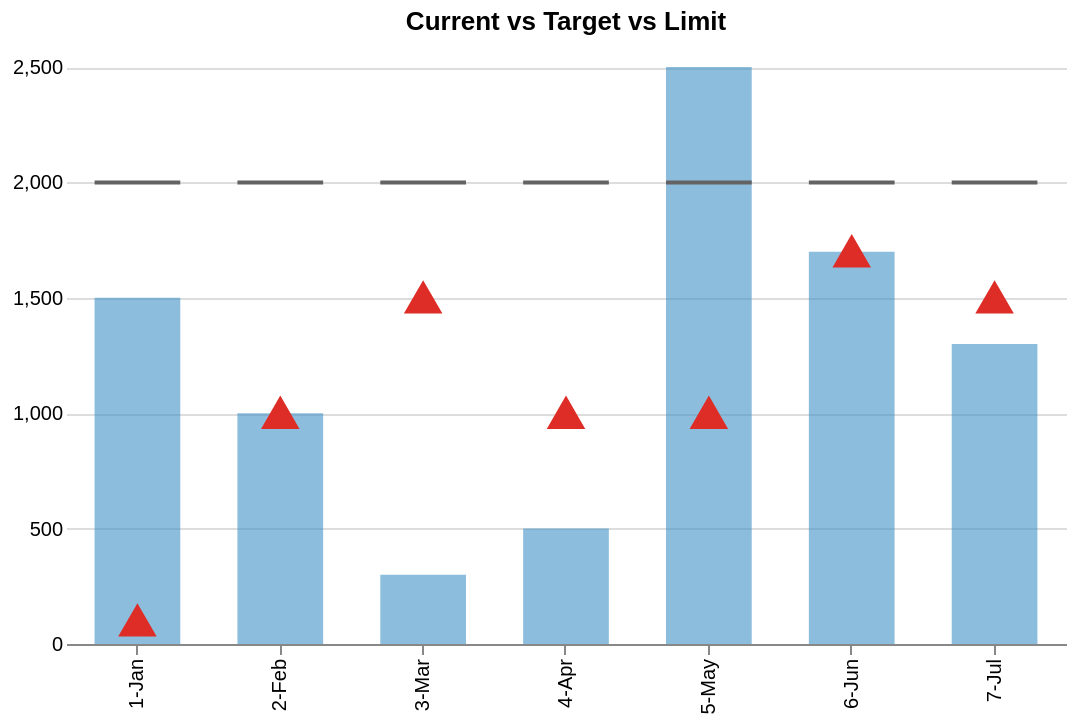

The specification (Vega-Lite) saved for this image:
### Vega-Lite specification from a JSON file in a GitHub repository (floating-point values rounded to 4 significant figures)
{"$schema": "https://vega.github.io/schema/vega-lite/v2.json", "title": "Current vs Target vs Limit", "width": 500, "height": 300, "data": {"values": [{"current": 1500, "target": 100, "limit": 2000, "date": "1-Jan"}, {"current": 1000, "target": 1000, "limit": 2000, "date": "2-Feb"}, {"current": 300, "target": 1500, "limit": 2000, "date": "3-Mar"}, {"current": 500, "target": 1000, "limit": 2000, "date": "4-Apr"}, {"current": 2500, "target": 1000, "limit": 2000, "date": "5-May"}, {"current": 1700, "target": 1700, "limit": 2000, "date": "6-Jun"}, {"current": 1300, "target": 1500, "limit": 2000, "date": "7-Jul"}]}, "layer": [{"mark": {"type": "bar", "fill": "#4292c6", "fillOpacity": 0.6}, "encoding": {"x": {"field": "date", "type": "nominal", "scale": {"paddingInner": 0.4}, "axis": {"title": ""}}, "y": {"field": "current", "type": "quantitative", "axis": {"title": ""}}}}, {"mark": {"type": "point", "filled": true, "fill": "#de2d26", "stroke": "#de2d26", "shape": "triangle-up"}, "encoding": {"x": {"field": "date", "type": "nominal"}, "y": {"field": "target", "type": "quantitative"}, "size": {"value": 250}, "opacity": {"value": 1}}}, {"mark": {"type": "rect", "stroke": "#636363", "strokeWidth": 2}, "encoding": {"x": {"field": "date", "type": "nominal"}, "y": {"field": "limit", "type": "quantitative"}, "y2": {"field": "limit", "type": "quantitative"}}}], "config": {"axisY": {"ticks": false, "domain": false}, "view": {"strokeWidth": 0}}}
